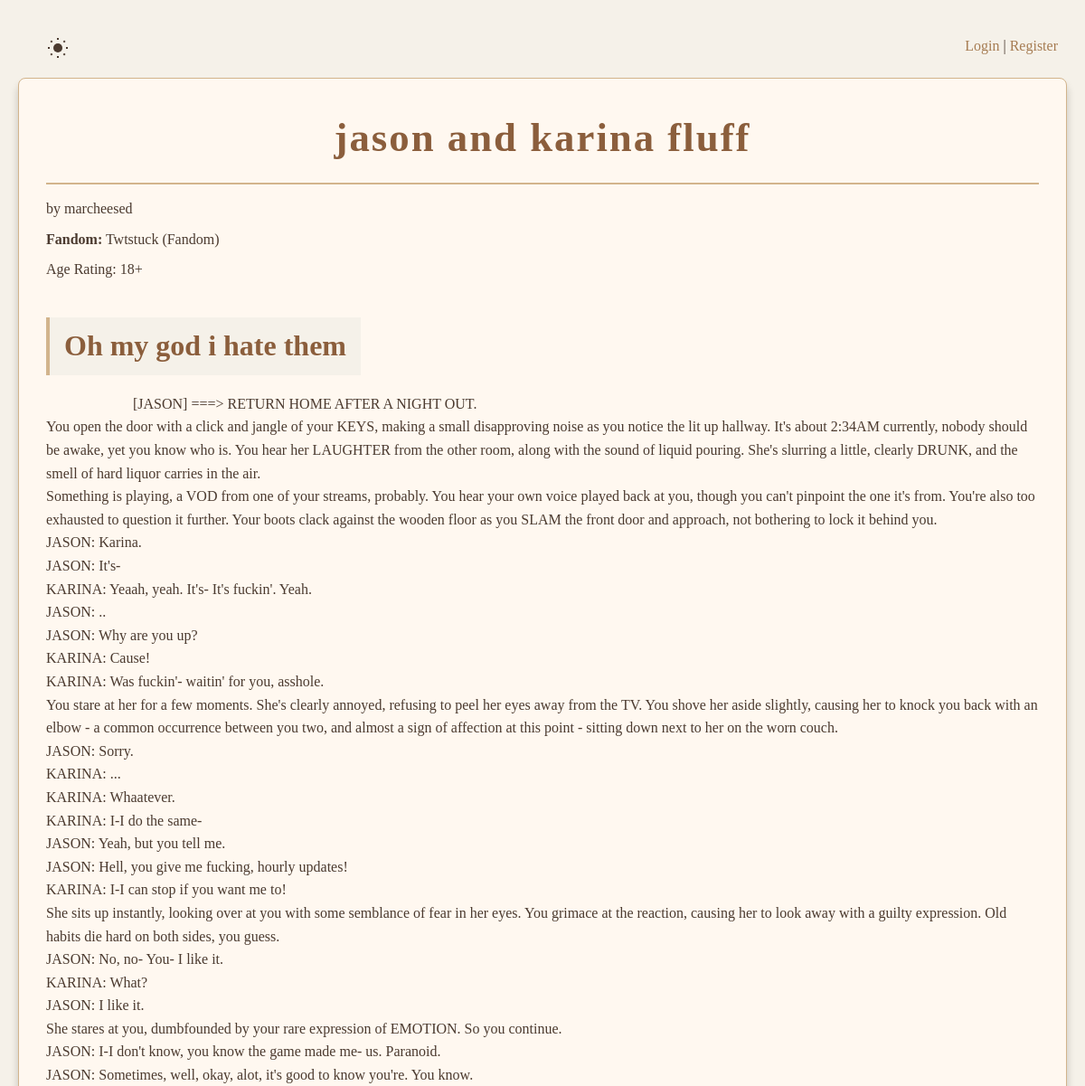
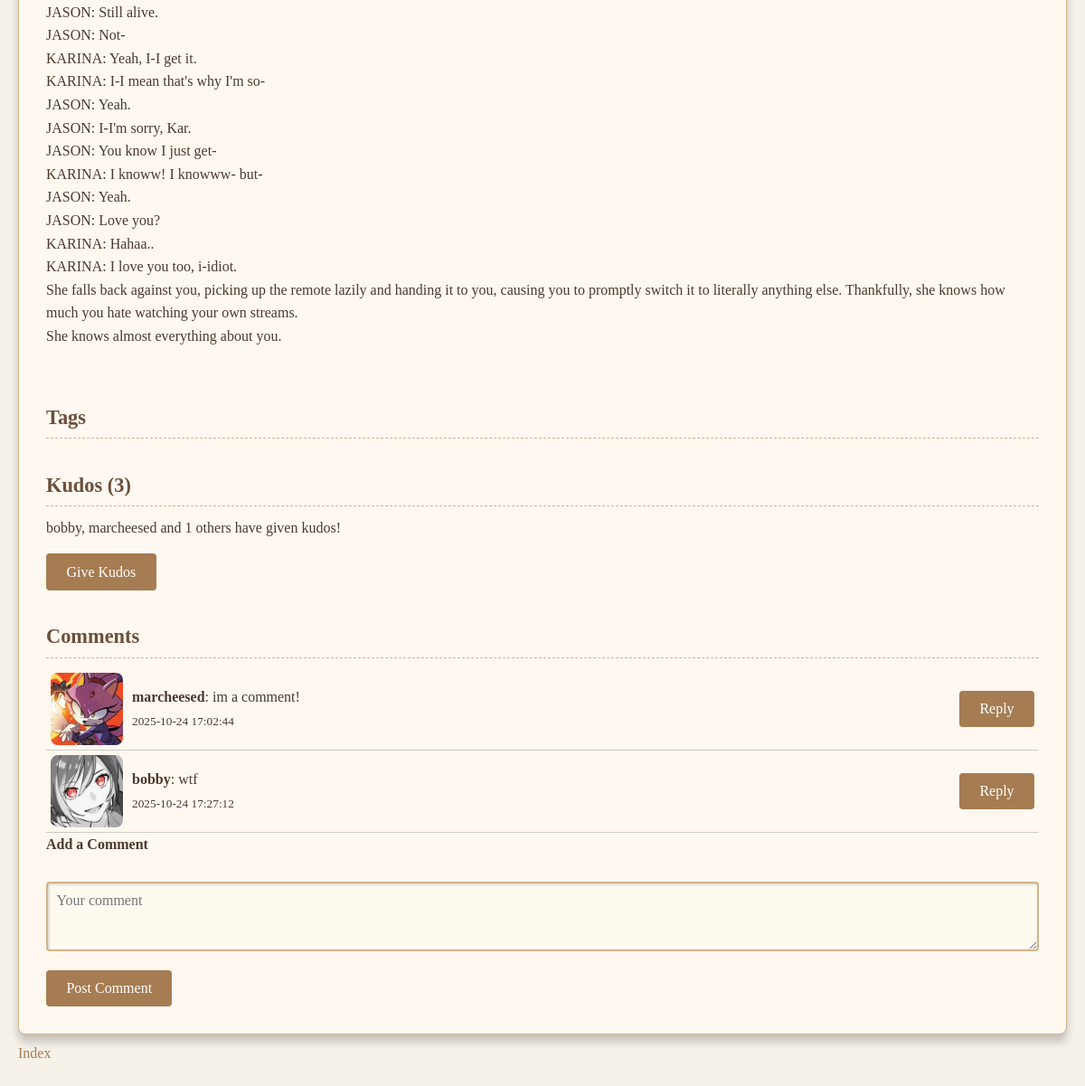
/fic/3, run on the app's committed database (2 pictures, top to bottom).
### tables this page shows
CREATE TABLE fanfics (
    id INTEGER PRIMARY KEY AUTOINCREMENT,
    title TEXT,
    author TEXT,
    owner TEXT,
    fandom TEXT,
    age_rating TEXT,
    comments TEXT,
    kudos TEXT
);

CREATE TABLE chapters (
    id INTEGER PRIMARY KEY AUTOINCREMENT,
    fanfic_id INTEGER,
    title TEXT,
    content TEXT,
    FOREIGN KEY (fanfic_id) REFERENCES fanfics(id)
);

### app.py (the view)
@app.route("/fic/<int:fid>")
def view_fic(fid):
    conn = get_db_connection()
    fanfic_row = conn.execute("SELECT * FROM fanfics WHERE id = ?", (fid,)).fetchone()
    if not fanfic_row:
        conn.close()
        abort(404)
    fanfic = dict(fanfic_row)
    comments_json = fanfic.get("comments")
    if comments_json:
        try:
            comments = json.loads(comments_json)
        except json.JSONDecodeError:
            comments = []
    else:
        comments = []
    unique_comments = []
    seen = set()
    for c in comments:
        key = (c["name"], c["content"])
        if key not in seen:
            seen.add(key)
            unique_comments.append(c)
    fanfic["comments"] = unique_comments
    kudos_json = fanfic.get("kudos")
    if kudos_json:
        try:
            kudos_list = json.loads(kudos_json)
        except json.JSONDecodeError:
            kudos_list = []
    else:
        kudos_list = []
    kudos = list(set(kudos_list))
    chapters_rows = conn.execute(
        "SELECT * FROM chapters WHERE fanfic_id = ?", (fid,)
    ).fetchall()
    tags_rows = conn.execute(
        "SELECT t.name FROM tags t JOIN fanfic_tags ft ON t.id = ft.tag_id WHERE ft.fanfic_id = ?",
        (fid,),
    ).fetchall()
    conn.close()
    chapters = [dict(c) for c in chapters_rows] if chapters_rows else []
    for chapter in chapters:
        if "content" in chapter:
            chapter["content"] = re.sub(
                r"^\s+", "", chapter["content"], flags=re.MULTILINE
            ).strip()
            chapter["content"] = re.sub(r"\n\s*\n+", "\n\n", chapter["content"])
    tags = [row["name"] for row in tags_rows]
    kudos_display = kudos
    def logged_in():
        return "username" in session
    log_ip(username=session.get("username"), page=request.path)
    is_admin = False
    username = session.get("username")
    if username:
        user = get_user(username)
        if user and user.get("is_admin"):
            is_admin = True
    print("Kudos:", kudos_display)
    return render_template(
        "fanfic/view_fic.html",
        fic=fanfic,
        chapters=chapters,
        tags=tags,
        kudos=kudos_display,
        logged_in=logged_in(),
        is_admin=is_admin,
    )

### app.py (called while the page is built)
def get_db_connection():
    conn = sqlite3.connect("data.db", check_same_thread=False)
    conn.execute("PRAGMA busy_timeout = 30000")  # 30 seconds
    conn.row_factory = sqlite3.Row
    return conn

def execute_with_retry(cursor, query, params=(), retries=5, delay=0.1):
    for attempt in range(retries):
        try:
            cursor.execute(query, params)
            return
        except sqlite3.OperationalError as e:
            if "database is locked" in str(e):
                time.sleep(delay)
            else:
                raise
    raise sqlite3.OperationalError("Database is locked, retries exhausted")

def is_ip_banned(ip):
    conn = get_db_connection()
    result = conn.execute("SELECT 1 FROM banned_ips WHERE ip = ?", (ip,)).fetchone()
    conn.close()
    return result is not None

@app.before_request
def check_ban():
    print("Session data:", session)
    ip = request.remote_addr
    if is_ip_banned(ip):
        abort(403)

### templates/fanfic/view_fic.html (shortened to what this page needs)
<!doctype html>
<html>
    <head>
        <link
            rel="stylesheet"
            href="{{ url_for('static', filename='style.css') }}"
        />
    </head>
    <body>
        <div class="full-container-2">
            <div class="site-header">
                <button
                    type="button"
                    id="theme-toggle"
                    aria-label="Toggle dark mode"
                    style="
                        background: none;
                        border: none;
                        cursor: pointer;
                        display: flex;
                        align-items: center;
                    "
                >
                </button>
                {% if logged_in %}
                <p>
                    Logged in as
                    <a href="{{ url_for('profile') }}"
                        >{{ session['username'] }}</a
                    >
                </p>
                {% else %}
                <p>
                    <a href="{{ url_for('login') }}">Login</a> |
                    <a href="{{ url_for('register') }}">Register</a>
                </p>
                {% endif %}
            </div>
            <div class="container-1">
                <h1>{{ fic.title }}</h1>
                <p>by {{ fic.owner }}</p>
                <p><strong>Fandom:</strong> {{ fic.fandom }}</p>
                <p>Age Rating: {{ fic["age_rating"] }}</p>
                <div id="chapterDisplay">
                    <div class="chapter-content">
                        {% if chapters %}
                        <h2>{{ chapters[0].title }}</h2>
                        <div class="chapter-content">
                            <pre class="fic-text" style="white-space: pre-wrap">
                        {{ chapters[0].content | safe }}
                        </pre
                            >
                        </div>
                        {% else %}
                        <p>No chapters available.</p>
                        {% endif %}
                    </div>
                </div>
                <h3>Tags</h3>
                <h3>Kudos ({{ kudos|length }})</h3>
                {% if kudos|length > 0 %} {% if kudos|length > 2 %} {{ kudos[:2]
                | join(', ') }} and {{ kudos|length - 2 }} others have given
                kudos! {% elif kudos|length == 2 %} {{ kudos[0] }} and {{
                kudos[1] }} have given kudos! {% elif kudos|length == 1 %} {{
                kudos[0] }} has given kudos! {% endif %} {% else %}
                <p>No kudos yet.</p>
                {% endif %}
                <form
                    id="name"
                    method="POST"
                    action="{{ url_for('add_kudo', fid=fic.id) }}"
                    style="margin-top: -10px"
                >
                    <br />
                    <button type="submit">Give Kudos</button>
                </form>
                <h3>Comments</h3>
                <div>
                    {% for comment in fic.comments %} {% set index = loop.index0
                    %}
                    <div
                        style="
                            display: flex;
                            justify-content: space-between;
                            align-items: center;
                            padding: 5px;
                            border-bottom: 1px solid #ccc;
                        "
                    >
                        <div style="display: flex; align-items: center">
                            <img
                                src="{{ url_for('static', filename=comment['pfp']) if comment['pfp'] else url_for('static', filename='images/default_pfp.png') }}"
                                alt="Profile Picture"
                                width="80"
                                height="80"
                                style="border-radius: 8px; margin-right: 10px"
                            />
                            <div>
                                <strong>{{ comment.name }}</strong>: {{
                                comment.content | safe }}<br />
                                <small>{{ comment.timestamp }}</small>
                            </div>
                        </div>
                        <div>
                            <button
                                type="button"
                                onclick="fillReply('{{ comment.name }}')"
                            >
                                Reply
                            </button>
                        </div>
                    </div>
                    {% endfor %}
                </div>
                <h4>Add a Comment</h4>
                <form
                    method="POST"
                    action="{{ url_for('add_comment', fid=fic.id) }}"
                >
                    <br />
                    <textarea
                        name="content"
                        rows="3"
                        placeholder="Your comment"
                        required
                    ></textarea>
                    <br />
                    <button type="submit">Post Comment</button>
                </form>
            </div>
            <div class="footer">
                <p>
                    <a href="{{ url_for('index') }}">Index</a>
                </p>
            </div>
        </div>
    </body>
</html>

### static/style.css (style rules this page uses)
:root { --bg-color: #f5f1e9; --text-color: #4b3a2f; --border-color: #d2b48c; --heading-color: #8b5e3c; --subheading-color: #6b4f3b; --subsubheading-color: #7b5e57; --span-bg: #f0e2d0; --input-bg: #fffaf0; --button-bg: #a67c52; --button-hover-bg: #8b6d3b; --link-color: #a67c52; --shadow-color: rgba(0, 0, 0, 0.2); --card-bg: #fff8f0; --card-border: #d2b48c; }
* { margin: 0; padding: 0; box-sizing: border-box; }
body { font-family: "Georgia", serif; background-color: var(--bg-color); color: var(--text-color); line-height: 1.6; padding: 20px; min-height: 100vh; background-image: radial-gradient( circle at 1px 1px, var(--bg-color) 1px, transparent 1px ), radial-gradient(circle at 4px 4px, var(--bg-color) 1px, transparent 1px); background-size: 20px 20px; }
.full-container-2 { margin: 0 auto; max-width: 1400px; }
h1 { font-family: "Palatino Linotype", "Book Antiqua", Palatino, serif; font-size: 2.8em; margin-bottom: 0.3em; letter-spacing: 2px; color: var(--heading-color); border-bottom: 2px solid var(--border-color); padding-bottom: 0.3em; text-align: center; }
h2 { font-family: "Georgia", serif; font-size: 2em; margin-top: 1em; margin-bottom: 0.6em; border-left: 4px solid var(--border-color); padding-left: 10px; background-color: var(--bg-color); padding: 0.2em 0.5em; display: inline-block; color: var(--heading-color); }
h3 { font-family: "Georgia", serif; font-size: 1.4em; margin-top: 1.5em; margin-bottom: 0.5em; border-bottom: 1px dashed var(--border-color); padding-bottom: 0.2em; color: var(--subheading-color); }
p { margin: 0.5em 0; }
a { color: var(--link-color); text-decoration: none; }
button { background-color: var(--button-bg); color: #fff; border: none; padding: 0.7em 1.4em; border-radius: 4px; cursor: pointer; font-family: "Georgia", serif; font-size: 1em; transition: background-color 0.3s; }
input[type="text"], input[type="password"], textarea { width: 100%; padding: 0.6em; margin-top: 0.2em; margin-bottom: 0.8em; border: 2px solid var(--card-border); border-radius: 4px; background-color: var(--input-bg); color: var(--text-color); font-family: "Georgia", serif; resize: vertical; font-size: 1em; box-shadow: inset 1px 1px 3px rgba(0, 0, 0, 0.2); }
.site-header { display: flex; justify-content: space-between; padding: 10px; }
#icon-sun, #icon-moon { color: var(--text-color); width: 24px; height: 24px; }
.container-1 { margin: 0 auto; background-color: var(--card-bg); padding: 30px; border: 1px solid var(--card-border); border-radius: 8px; box-shadow: 0 8px 10px var(--shadow-color); }
.fic-text { margin: var(--margin-p) 0; font-family: var(--font-family-body); color: (--text-color); }

### data on the page
fanfics: title "jason and karina fluff", owner "marcheesed", fandom "Twtstuck (Fandom)", age_rating "18+"
chapters: title "Oh my god i hate them", content "[JASON] ===> RETURN HOME AFTER A NIGHT OUT. You open the door with a click and jangle of your KEYS, making a small disapproving noise as you notice the lit up hallway. It's about 2:34AM currently, nobody should be awake, yet you know who is. You hear her LAUGHTER from the other room, along with the sound of liquid pouring. She's slurring a little, clearly DRUNK, and the smell of hard liquor carries in the air. Something is playing, a VOD from one of your streams, probably. You hear your own voice played back at you, though you can't pinpoint the one it's from. You're also too exhausted to question it further. Your boots clack against the wooden floor as you SLAM the front door and approach,…"

### other printed values
{{ kudos|length }} "3"
{{ kudos[:2]
                | join(', ') }} "bobby, marcheesed"
{{ kudos|length - 2 }} "1"
{{ comment.name }} "marcheesed" "bobby"
{{ comment.content | safe }} "im a comment!" "wtf"
{{ comment.timestamp }} "2025-10-24 17:02:44" "2025-10-24 17:27:12"
